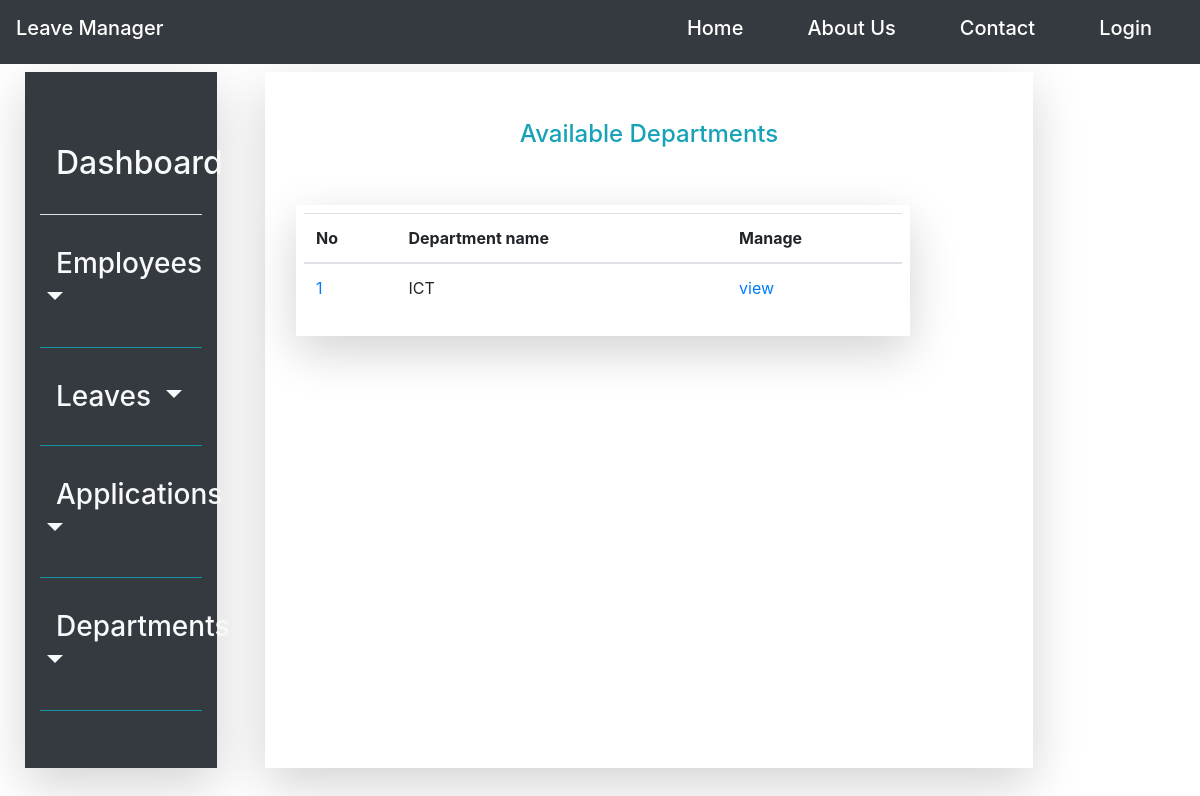
Page /department/list on the earlier database version.
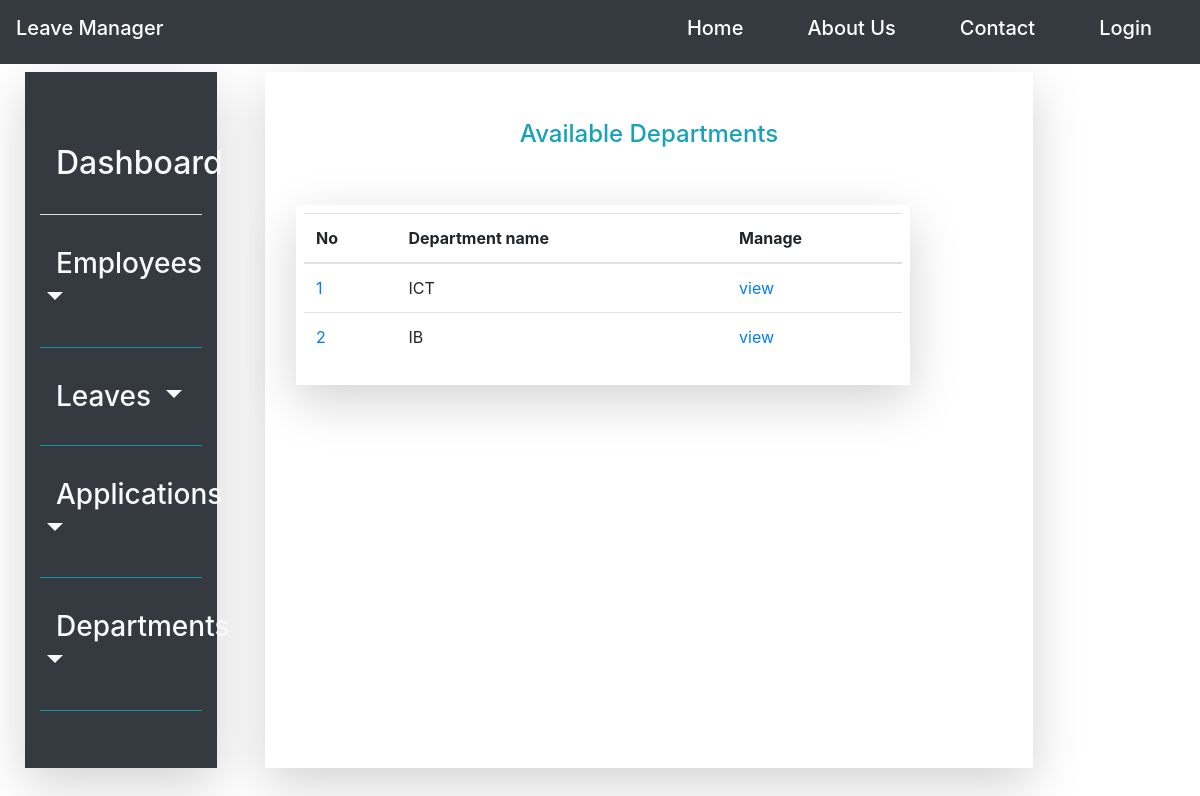
Same page on the later database version.
### leave_management_app/models.py (models this page shows, shortened)
class Department(models.Model):
    department_name = models.CharField(max_length=100)
    branch_id = models.ForeignKey(Organisation_branch, on_delete=models.CASCADE)

### leave_management_app/views.py (the view)
# urls.py: path('department/list', DepartmentListView.as_view(), name='department_list'),
class DepartmentListView(ListView):
    model = Department
    context_object_name = 'departments'
    template_name = 'department_list'
    paginate_by = 8

### leave_management_app/templates/leave_management_app/department_list.html (shortened to what this page needs)
{%extends 'leave_management_app/base.html'%}
    {%block content%}
<div class="row p-4" style="height: 95vh; width: 100%; background-color: white; background-attachment: fixed;">
        {%block navbar%}
            {%include 'navigation/sidenav.html'%}
        {%endblock navbar%}
    <div class="col-lg-8 mt-3 ml-5 shadow-lg">
        <div class="py-5 text-center"><label class="text-info h4">Available Departments</label></div>
            <div class="row ml-3">
        <div class="col-md-10 p-2 shadow-lg">
            <table class="table">
              <thead>
                <tr>
                  <th scope="col">No</th>
                  <th scope="col">Department name</th>
                  <th scope="col">Manage</th>
                </tr>
              </thead>
              <tbody>
              {%for department in departments %}
                <tr>
                  <td><a href="#">{{department.id}}</a></td>
                  <td>{{department.department_name}}</td>
                  <td><a class="" href="{%url 'department_detail' department.id%}">view</a></td>
                </tr>
                {% endfor %}
              </tbody>
            </table>
        </div>
    </div>
    </div>
</div>
    {%endblock content%}

Differences in the rows shown:
added Department: id "2", department_name "IB"
